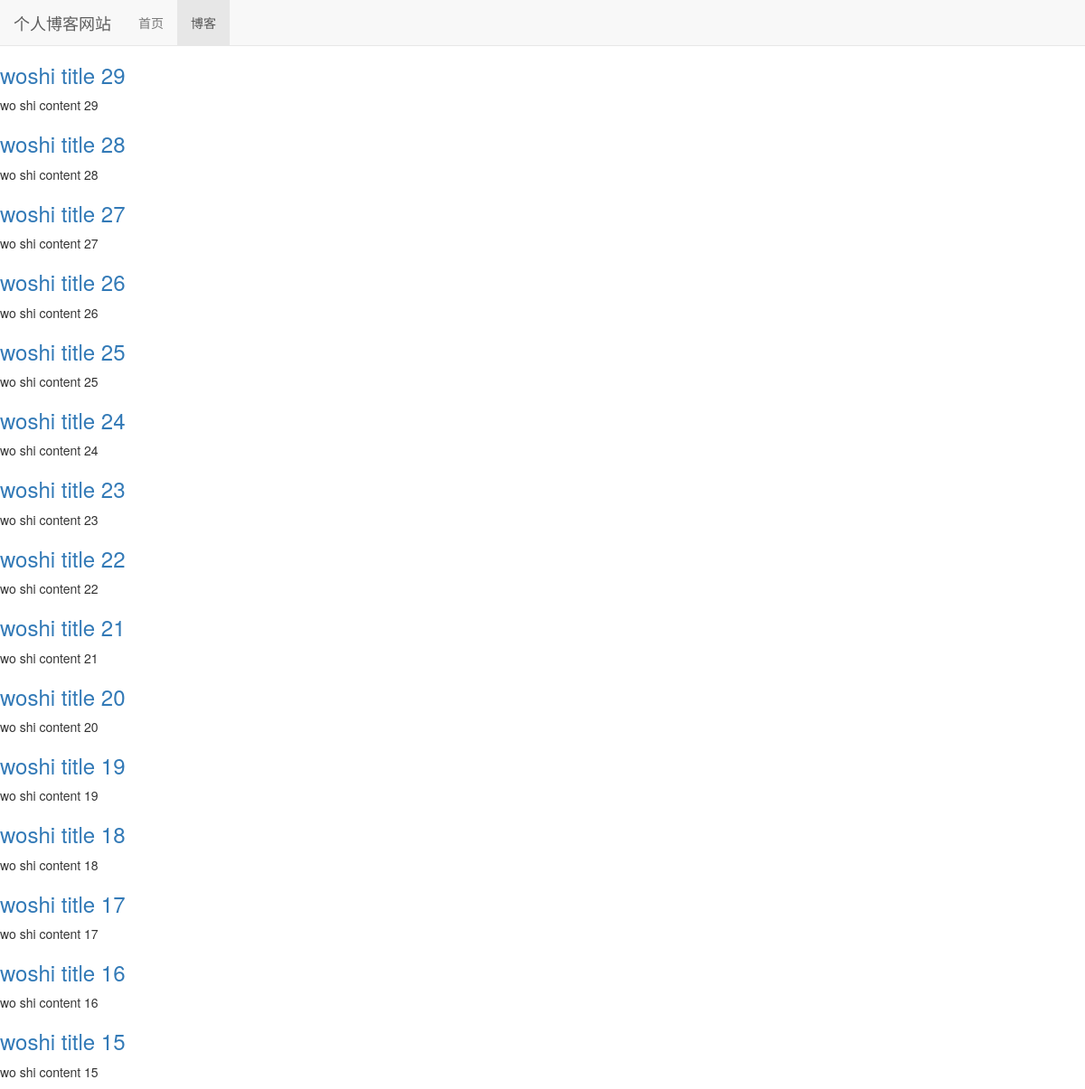
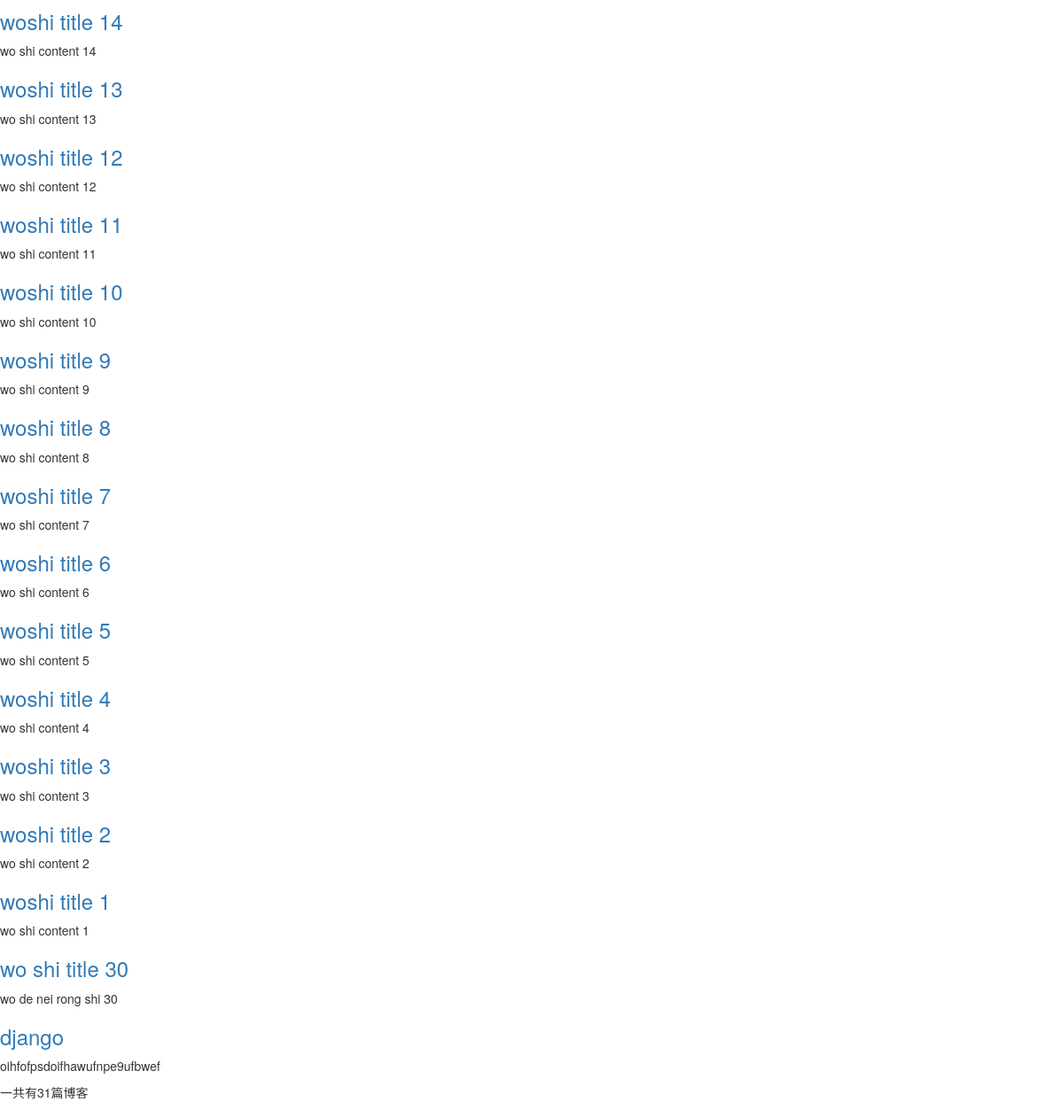
The page /blog/type/1 on the database its author committed (2 pictures, top to bottom).
### blog/models.py (models this page shows, shortened)
class Blog(models.Model):
    title = models.CharField(max_length=50)
    blog_type = models.ForeignKey(BlogType, on_delete=models.DO_NOTHING)
    content = models.TextField()
    author = models.ForeignKey(User, on_delete=models.DO_NOTHING)
    create_time = models.DateTimeField(auto_now_add=True)
    last_updated_time = models.DateTimeField(auto_now=True)
    class Meta:
        ordering = ['-create_time']

### blog/views.py (the view)
# urls.py: path('type/<int:blog_type_pk>', views.blogs_with_type, name='blog_with_type')
def blogs_with_type(request, blog_type_pk):
    context = {}
    blog_type = get_object_or_404(BlogType, pk=blog_type_pk)
    context['blogs'] = Blog.objects.filter(blog_type=blog_type)
    context['blog_type'] = blog_type
    return render_to_response('blog/blogs_with_type.html', context)

### blog/templates/blog/blogs_with_type.html (shortened to what this page needs)
{% extends 'base.html' %}
{% block nav_blog_active %}active{% endblock %}
{% block content %}
    {% for blog in blogs %}
        <a href="{% url 'blog_detail' blog.pk %}"><h3>{{ blog.title }}</h3></a>
        <p>{{ blog.content|truncatechars:30 }}</p>
    {% empty %}
        <p>--暂无博客，敬请期待--</p>
    {% endfor %}
    <P>一共有{{ blogs|length }}篇博客</P>
{% endblock %}

### static/base.css (style rules this page uses)
* { margin: 0; padding: 0; }
body { margin-top: 70px!important; }

### rows shown on the page
Blog: title "woshi title 29", content "wo shi content 29"
Blog: title "woshi title 28", content "wo shi content 28"
Blog: title "woshi title 27", content "wo shi content 27"
Blog: title "woshi title 26", content "wo shi content 26"
Blog: title "woshi title 25", content "wo shi content 25"
Blog: title "woshi title 24", content "wo shi content 24"
Blog: title "woshi title 23", content "wo shi content 23"
Blog: title "woshi title 22", content "wo shi content 22"
Blog: title "woshi title 21", content "wo shi content 21"
Blog: title "woshi title 20", content "wo shi content 20"
Blog: title "woshi title 19", content "wo shi content 19"
Blog: title "woshi title 18", content "wo shi content 18"
Blog: title "woshi title 17", content "wo shi content 17"
Blog: title "woshi title 16", content "wo shi content 16"
Blog: title "woshi title 15", content "wo shi content 15"
Blog: title "woshi title 14", content "wo shi content 14"
Blog: title "woshi title 13", content "wo shi content 13"
Blog: title "woshi title 12", content "wo shi content 12"
Blog: title "woshi title 11", content "wo shi content 11"
Blog: title "woshi title 10", content "wo shi content 10"
Blog: title "woshi title 9", content "wo shi content 9"
Blog: title "woshi title 8", content "wo shi content 8"
Blog: title "woshi title 7", content "wo shi content 7"
Blog: title "woshi title 6", content "wo shi content 6"
Blog: title "woshi title 5", content "wo shi content 5"
Blog: title "woshi title 4", content "wo shi content 4"
Blog: title "woshi title 3", content "wo shi content 3"
Blog: title "woshi title 2", content "wo shi content 2"
Blog: title "woshi title 1", content "wo shi content 1"
Blog: title "wo shi title 30", content "wo de nei rong shi 30"
Blog: title "django", content "oihfofpsdoifhawufnpe9ufbwef"

### other values the page prints
{{ blogs|length }} "31"
